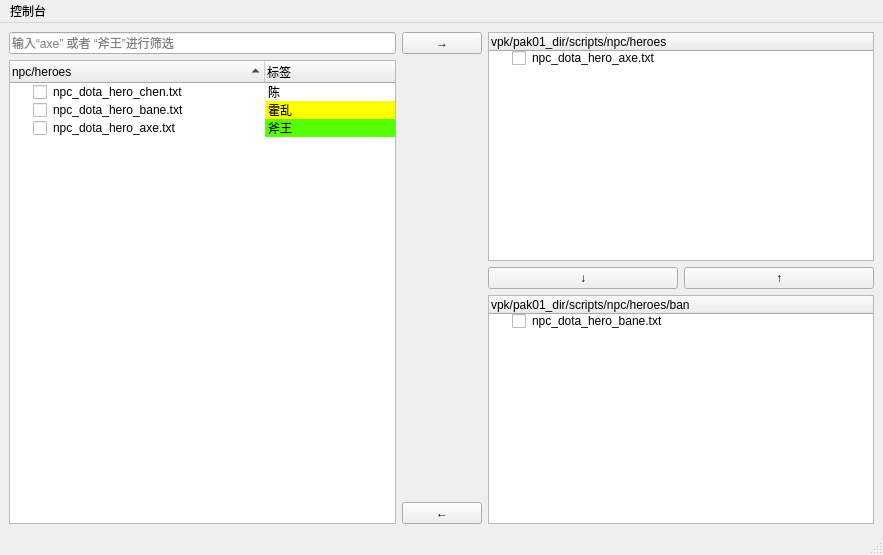
<?xml version="1.0" encoding="UTF-8"?>
<ui version="4.0">
 <class>MainWindow</class>
 <widget class="QMainWindow" name="MainWindow">
  <property name="geometry">
   <rect>
    <x>0</x>
    <y>0</y>
    <width>883</width>
    <height>555</height>
   </rect>
  </property>
  <property name="windowTitle">
   <string>MainWindow</string>
  </property>
  <widget class="QWidget" name="centralwidget">
   <layout class="QHBoxLayout" name="horizontalLayout_2">
    <item>
     <layout class="QVBoxLayout" name="verticalLayout_3">
      <item>
       <widget class="QLineEdit" name="lineEdit">
        <property name="placeholderText">
         <string>输入“axe” 或者 “斧王”进行筛选 </string>
        </property>
       </widget>
      </item>
      <item>
       <widget class="QTreeWidget" name="treeWidget">
        <property name="sortingEnabled">
         <bool>true</bool>
        </property>
        <property name="animated">
         <bool>false</bool>
        </property>
        <property name="wordWrap">
         <bool>false</bool>
        </property>
        <attribute name="headerDefaultSectionSize">
         <number>255</number>
        </attribute>
        <column>
         <property name="text">
          <string>npc/heroes</string>
         </property>
        </column>
        <column>
         <property name="text">
          <string>标签</string>
         </property>
        </column>
        <item>
         <property name="text">
          <string>npc_dota_hero_chen.txt</string>
         </property>
         <property name="checkState">
          <enum>Unchecked</enum>
         </property>
         <property name="text">
          <string>陈</string>
         </property>
        </item>
        <item>
         <property name="text">
          <string>npc_dota_hero_bane.txt</string>
         </property>
         <property name="checkState">
          <enum>Unchecked</enum>
         </property>
         <property name="text">
          <string>霍乱</string>
         </property>
         <property name="background">
          <brush brushstyle="SolidPattern">
           <color alpha="255">
            <red>255</red>
            <green>255</green>
            <blue>0</blue>
           </color>
          </brush>
         </property>
        </item>
        <item>
         <property name="text">
          <string>npc_dota_hero_axe.txt</string>
         </property>
         <property name="checkState">
          <enum>Unchecked</enum>
         </property>
         <property name="text">
          <string>斧王</string>
         </property>
         <property name="background">
          <brush brushstyle="SolidPattern">
           <color alpha="255">
            <red>85</red>
            <green>255</green>
            <blue>0</blue>
           </color>
          </brush>
         </property>
        </item>
       </widget>
      </item>
     </layout>
    </item>
    <item>
     <layout class="QVBoxLayout" name="verticalLayout">
      <item>
       <widget class="QPushButton" name="pushButton">
        <property name="text">
         <string>→</string>
        </property>
       </widget>
      </item>
      <item>
       <spacer name="verticalSpacer">
        <property name="orientation">
         <enum>Qt::Vertical</enum>
        </property>
        <property name="sizeHint" stdset="0">
         <size>
          <width>20</width>
          <height>40</height>
         </size>
        </property>
       </spacer>
      </item>
      <item>
       <widget class="QPushButton" name="pushButton_4">
        <property name="text">
         <string>←</string>
        </property>
       </widget>
      </item>
     </layout>
    </item>
    <item>
     <layout class="QVBoxLayout" name="verticalLayout_2">
      <item>
       <widget class="QTreeWidget" name="treeWidget_2">
        <column>
         <property name="text">
          <string notr="true">vpk/pak01_dir/scripts/npc/heroes</string>
         </property>
        </column>
        <item>
         <property name="text">
          <string>npc_dota_hero_axe.txt</string>
         </property>
         <property name="checkState">
          <enum>Unchecked</enum>
         </property>
        </item>
       </widget>
      </item>
      <item>
       <layout class="QHBoxLayout" name="horizontalLayout">
        <item>
         <widget class="QPushButton" name="pushButton_2">
          <property name="text">
           <string>↓</string>
          </property>
         </widget>
        </item>
        <item>
         <widget class="QPushButton" name="pushButton_3">
          <property name="text">
           <string>↑</string>
          </property>
         </widget>
        </item>
       </layout>
      </item>
      <item>
       <widget class="QTreeWidget" name="treeWidget_3">
        <column>
         <property name="text">
          <string notr="true">vpk/pak01_dir/scripts/npc/heroes/ban</string>
         </property>
        </column>
        <item>
         <property name="text">
          <string>npc_dota_hero_bane.txt</string>
         </property>
         <property name="checkState">
          <enum>Unchecked</enum>
         </property>
        </item>
       </widget>
      </item>
     </layout>
    </item>
   </layout>
  </widget>
  <widget class="QMenuBar" name="menubar">
   <property name="geometry">
    <rect>
     <x>0</x>
     <y>0</y>
     <width>883</width>
     <height>24</height>
    </rect>
   </property>
   <widget class="QMenu" name="menu">
    <property name="title">
     <string>控制台</string>
    </property>
    <addaction name="action"/>
    <addaction name="action_2"/>
    <addaction name="action_3"/>
   </widget>
   <addaction name="menu"/>
  </widget>
  <widget class="QStatusBar" name="statusbar"/>
  <action name="action">
   <property name="text">
    <string>打开根目录</string>
   </property>
  </action>
  <action name="action_2">
   <property name="text">
    <string>打开技能编辑器</string>
   </property>
  </action>
  <action name="action_3">
   <property name="text">
    <string>选择文件路径</string>
   </property>
  </action>
 </widget>
 <resources/>
 <connections/>
</ui>
